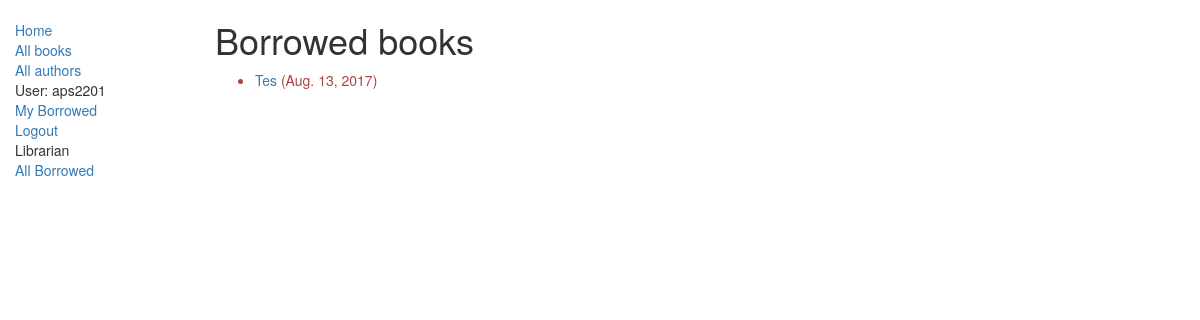
Before: /catalog/allborrowed/ (signed in) with the older database file.
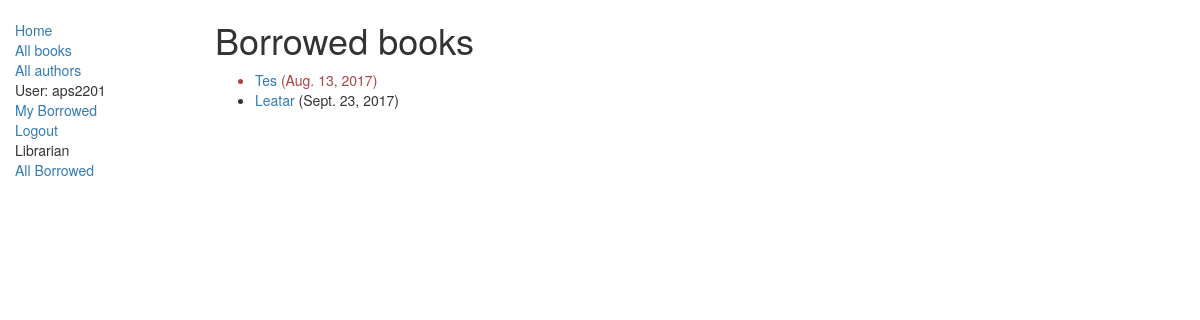
After: the same page with the newer database file.
### catalog/models.py (models this page shows, shortened)
class BookInstance(models.Model):
    id = models.UUIDField(primary_key = True, default=uuid.uuid4, help_text="Unique ID")
    book = models.ForeignKey('Book', on_delete=models.SET_NULL,null = True)
    imprint = models.CharField(max_length=200)
    due_back = models.DateField(null = True, blank = True)
    LOAN_STATUS = (
        ('m','Maintenance'),
        ('o','On Loan'),
        ('a','Available'),
        ('r','Reserved'),
        )
    status = models.CharField(max_length=1,choices = LOAN_STATUS, blank = True, default = 'd', help_text = "status")
    borrower = models.ForeignKey(User, on_delete=models.SET_NULL, null = True, blank = True)
    @property
    def is_overdue(self):
        if self.due_back and date.today() > self.due_back:
            return True
        return False
    class Meta:
        ordering = ['due_back']
        permissions = (("can_mark_returned","Can set book as returned"),)

class Book(models.Model):
    title = models.CharField(max_length=200)
    author = models.ForeignKey('Author', on_delete = models.SET_NULL,null = True)
    summary = models.TextField(max_length = 1000,help_text="enter summary")
    isbn = models.CharField('ISBN',max_length=13,help_text="isbn 13 digit")
    genre = models.ManyToManyField(Genre,help_text="select genre")
    def display_genre(self):
        return ','.join([ genre.name for genre in self.genre.all() [:2] ])
    display_genre.short_description = 'Genre'

### catalog/views.py (the view)
class AllLoanedBooksListView(PermissionRequiredMixin,generic.ListView):
    model = BookInstance
    template_name = 'catalog/bookinstance_list_all_borrowed_user.html'
    paginate_by = 10
    permission_required = 'catalog.can_mark_returned'
    def get_queryset(self):
        return BookInstance.objects.filter(status__exact='o').order_by('due_back')

### catalog/templates/catalog/bookinstance_list_all_borrowed_user.html
{% extends "base_generic.html" %}
{% block content %}
    <h1>Borrowed books</h1>
    {% if bookinstance_list %}
    <ul>
      {% for bookinst in bookinstance_list %}
      <li class="{% if bookinst.is_overdue %}text-danger{% endif %}">
        <a href="{% url 'book-detail' bookinst.book.pk %}">{{bookinst.book.title}}</a> ({{bookinst.due_back }})
      </li>
      {% endfor %}
    </ul>
    {% else %}
      <p>There are no books borrowed.</p>
    {% endif %}
{% endblock %}

Changed rows visible on the page:
added BookInstance: book "Leatar", due_back "Sept. 23, 2017"
